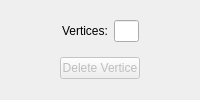
                  <widget class="QWidget" name="page_27">
                   <layout class="QVBoxLayout" name="verticalLayout_26">
                    <item>
                     <layout class="QHBoxLayout" name="horizontalLayout_31">
                      <item>
                       <spacer name="horizontalSpacer_66">
                        <property name="orientation">
                         <enum>Qt::Horizontal</enum>
                        </property>
                        <property name="sizeHint" stdset="0">
                         <size>
                          <width>40</width>
                          <height>20</height>
                         </size>
                        </property>
                       </spacer>
                      </item>
                      <item>
                       <widget class="QLabel" name="label_71">
                        <property name="text">
                         <string>Vertices:</string>
                        </property>
                       </widget>
                      </item>
                      <item>
                       <widget class="QLineEdit" name="lineEditVertices_2">
                        <property name="maximumSize">
                         <size>
                          <width>25</width>
                          <height>16777215</height>
                         </size>
                        </property>
                        <property name="text">
                         <string/>
                        </property>
                        <property name="readOnly">
                         <bool>true</bool>
                        </property>
                       </widget>
                      </item>
                      <item>
                       <spacer name="horizontalSpacer_67">
                        <property name="orientation">
                         <enum>Qt::Horizontal</enum>
                        </property>
                        <property name="sizeHint" stdset="0">
                         <size>
                          <width>40</width>
                          <height>20</height>
                         </size>
                        </property>
                       </spacer>
                      </item>
                     </layout>
                    </item>
                    <item>
                     <layout class="QHBoxLayout" name="horizontalLayout_32">
                      <item>
                       <spacer name="horizontalSpacer_68">
                        <property name="orientation">
                         <enum>Qt::Horizontal</enum>
                        </property>
                        <property name="sizeHint" stdset="0">
                         <size>
                          <width>40</width>
                          <height>20</height>
                         </size>
                        </property>
                       </spacer>
                      </item>
                      <item>
                       <widget class="QPushButton" name="pushButtonDelVertice_2">
                        <property name="enabled">
                         <bool>false</bool>
                        </property>
                        <property name="maximumSize">
                         <size>
                          <width>80</width>
                          <height>16777215</height>
                         </size>
                        </property>
                        <property name="text">
                         <string>Delete Vertice</string>
                        </property>
                       </widget>
                      </item>
                      <item>
                       <spacer name="horizontalSpacer_69">
                        <property name="orientation">
                         <enum>Qt::Horizontal</enum>
                        </property>
                        <property name="sizeHint" stdset="0">
                         <size>
                          <width>40</width>
                          <height>20</height>
                         </size>
                        </property>
                       </spacer>
                      </item>
                     </layout>
                    </item>
                   </layout>
                  </widget>
